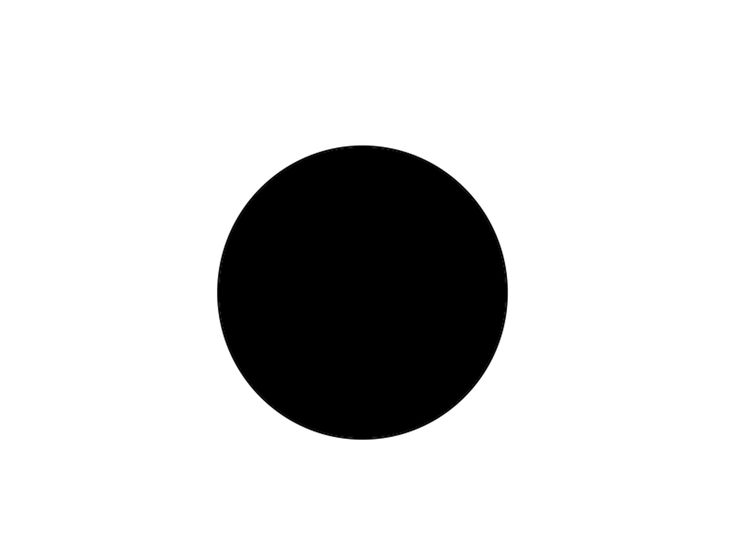
#> input picture images/circle.jpeg, 736 x 552 px, found by its file name
$ python measure.py
#> lines starting #> are read from the running program, lines starting #| are printed output that depends on the picture; after the words box and inside, x2 and y2 are one past the last pixel; in counts of white or black regions, pixels touching at a corner belong together
import cv2
import numpy as np

# Function to compare both gates!
def check_gate_widths_equal(gate_widths, threshold=5):
    if len(gate_widths) != 2:
        print("Error: Two gates not detected.")
        return False

    # Compare the widths of both detected poles
    width_diff = abs(gate_widths[0] - gate_widths[1])

    # If the difference is within the threshold, the gates equal MAGA
    if width_diff <= threshold:
        return True
    else:
        return False

img_path = '/Users/R.Abinav/Desktop/CV/AUV/images/circle.jpeg'
img = cv2.imread(img_path)
#> img is the input picture: shape (552, 736, 3); min 0, max 255, mean 212.9

#Convert to gray
gray = cv2.cvtColor(img, cv2.COLOR_BGR2GRAY)

#Canny edge
canny = cv2.Canny(img, 30, 250)
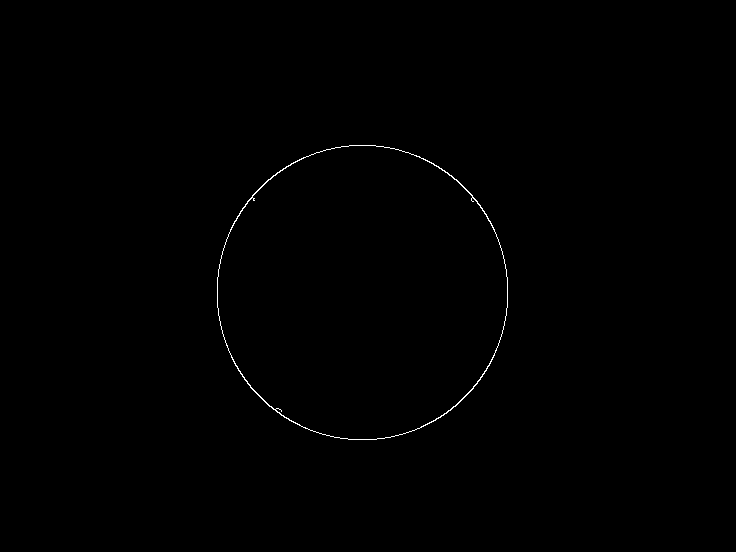
#> canny: shape (552, 736); 0.27% white in thin lines or dots, all inside (x1, y1, x2, y2) = (217, 145, 508, 440)

#Contour Detection
contours, heirarchies = cv2.findContours(canny, cv2.RETR_EXTERNAL, cv2.CHAIN_APPROX_SIMPLE)
#> contours = 1 contour; box (x1, y1, x2, y2) and area: (217, 145, 508, 440) 67300
print(len(contours))
#| 1


output_img = img.copy()

gate_width = []

for cnt in contours:
    #Draw the edges
    #cv2.polylines(output_img, [cnt], isClosed=True, color=(0, 255, 0), thickness=5)

    #Get rect
    rect = cv2.minAreaRect(cnt)
    (x,y), (w,h), angle = rect

    #Store the width??
    gate_width.append(w)

    box = cv2.boxPoints(rect)
    box = np.int32(box)

    cv2.circle(output_img, (int(x), int(y)), 5, (0,0,255) ,-1)
    cv2.polylines(output_img, [box], isClosed=True, color=(0, 0, 255), thickness=5)

    cv2.putText(output_img, "Width {}".format(round(w,1)), (int(x), int(y - 15)), cv2.FONT_HERSHEY_PLAIN, 3, (100, 200, 0), 2)

    print(box)
#> this loop made 1 pass
#> (x, y, w, h, angle, box) on pass 1: (362, 292, 294, 290, -90, [[507, 439], [217, 439], [217, 145], [507, 145]])
#| [[507 439]
#|  [217 439]
#|  [217 145]
#|  [507 145]]
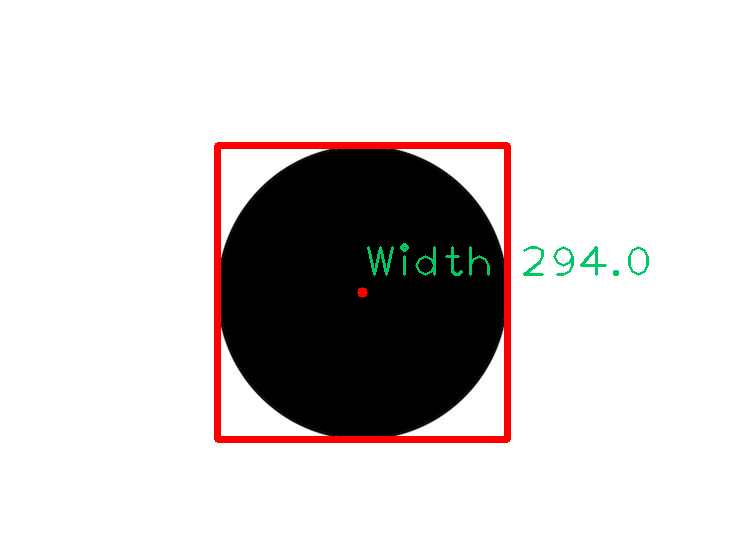
#> output_img: shape (552, 736, 3); 2.46% of pixels changed, all inside (x1, y1, x2, y2) = (214, 142, 649, 443)
#> after the loop, gate_width = [294]

# Check if the gate widths are equal
if check_gate_widths_equal(gate_width):
    print("The widths of both poles are equal!")
else:
    print("The widths of the poles are not equal.")

# Show the result
cv2.imshow('Original Image', img)
cv2.imshow('Canny Edges', canny)
cv2.imshow('Contours', output_img)

cv2.waitKey(0)
cv2.destroyAllWindows()
